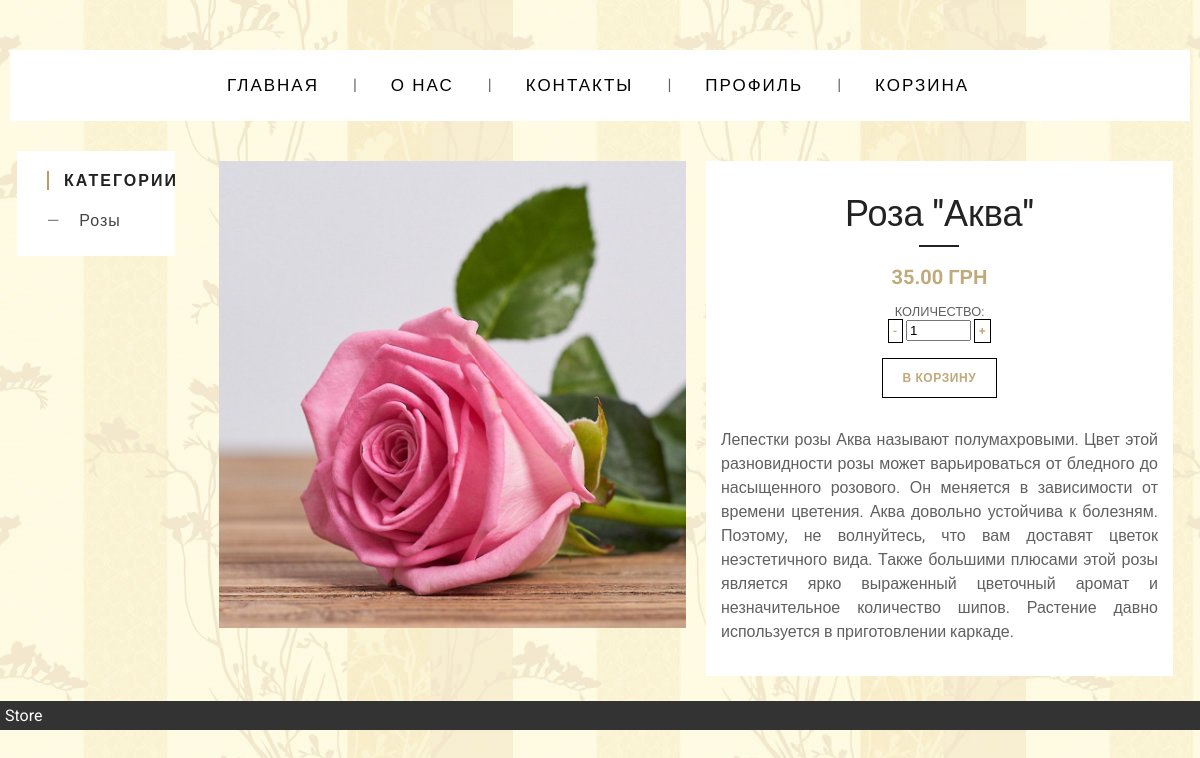
Before: /product_detail/akva with the older database file.
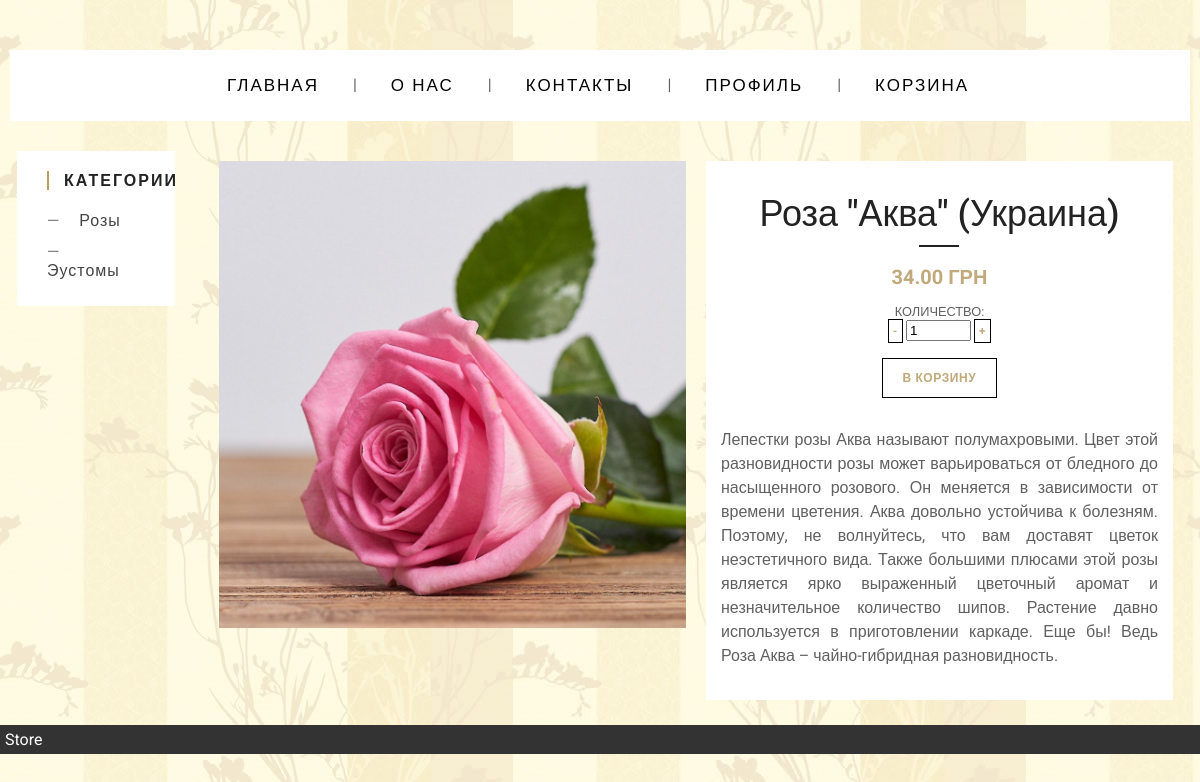
After: the same page with the newer database file.
### main/models.py (models this page shows, shortened)
class Category(models.Model):
    category_title = models.CharField(max_length=50)
    slug = models.SlugField(null=True)

class Image(models.Model):
    image = models.ImageField(upload_to='images/')
    product_title = models.CharField(max_length=100)

class Product(models.Model):
    product_title = models.CharField(max_length=100)
    price = models.DecimalField(max_digits=10, decimal_places=2)
    description = models.TextField()
    slug = models.SlugField(null=True)
    image = models.ManyToManyField(Image)
    category = models.ForeignKey(Category, null=True, on_delete=models.SET_NULL)

### main/views.py (the view)
# urls.py: path('product_detail/<slug:slug>', views.product_detail, name='product_detail'),
def product_detail(request, slug):  # shows details about chosen product
    product = get_object_or_404(Product, slug=slug)
    categories = Category.objects.all()
    context = {'product': product,
               'categories': categories,
               }
    return render(request, 'main/product_detail.html', context)

### main/templates/main/product_detail.html (shortened to what this page needs)
{% extends 'main/index.html'%}
{% load static %}
{% block content %}
<link rel="stylesheet" href="https://cdnjs.cloudflare.com/ajax/libs/font-awesome/4.4.0/css/font-awesome.css">
<link rel="stylesheet" href="{% static 'css/slider.css' %}" type="text/css" media="screen">
<link rel="stylesheet" href="{% static 'css/product_detail.css' %}" type="text/css" media="screen">
<link rel="stylesheet" href="{% static 'css/button_cart.css' %}" type="text/css" media="screen">
<div class="row">
  <div class="column">
    <ul class="bxslider">
        {% for img in product.image.all %}
        <li><img src="{{img.image.url}}"/></li>
        {% endfor %}
</ul>
  </div>
  <div class="column">
  <div class="container">
    <div class="post">
        <div class="post-header">
            <h1>{{product.product_title}}</h1>
            <div class="post-meta">
                <span class="product-price">{{product.price}} грн</span>
                <br><br>
                <span>Количество: </span>
                <div class="number">
                    <span class="minus button-3" style="padding: 4px;">-</span>
                    <input class="amount-input-js" name="amount" type="text" value="1" size="5"/>
                    <span class="plus button-3" style="padding: 4px;">+</span>
                </div>
                <br>
                <button id="cart" data-product="{{product.id}}" data-action="add"
                        class="button-3 update-cart">В корзину</button>
            </div>
        </div>
        <div class="post-content">
            <p>
                {{product.description}}
            </p>
        </div>
    </div>
</div>
  </div>
</div>
{% endblock %}

### main/templates/main/index.html (shortened to what this page needs)
{% load static %}
<!DOCTYPE html>
<html lang="ru">
<head>
    <link rel="stylesheet" href="{% static 'css/base.css' %}" type="text/css" media="screen">
</head>
<body>
  <div id="header">
      {% include 'main/top_menu.html' %}
  </div>
  <div id="sidebar" >
    {% include 'main/sidebar.html' %}
  </div>
  <div id="content">
 {% block content %} {% include 'main/product_card.html' %} {% endblock %}
  </div>
  <div id="footer">Store</div>
 </body>
</html>

### main/templates/main/top_menu.html (shortened to what this page needs)
{% load static %}
<link rel="stylesheet" href="{% static 'css/top_menu.css' %}" type="text/css" media="screen">
<ul class="menu-main">
  <li><a href="{% url 'home' %}">Главная</a></li>
  <li><a href="{% url 'about_us' %}">О нас</a></li>
  <li><a href="{% url 'contacts' %}">Контакты</a></li>
  <li><a href="{% url 'user_page' %}">Профиль</a></li>
  <li><a href="{% url 'cart' %}">Корзина</a></li>
</ul>

### main/templates/main/sidebar.html (shortened to what this page needs)
{% load static %}
<link rel="stylesheet" href="{% static 'css/sidebar.css' %}" type="text/css" media="screen">
<div class="widget">
  <h3 class="widget-title">Категории</h3>
{% for category in categories %}
  <ul class="widget-list">
    <li><a href="{% url 'category_product_list' category.slug %}"> {{category.category_title}} </a></li>
  </ul>
{% endfor %}
</div>

### static/css/base.css (style rules this page uses)
body { font-family: 'Roboto', sans-serif; margin: 0; }
h1 { font-size: 36px; margin: 0; color: #fc6; }
#header { //background: #0080c0; padding: 10px; }
#sidebar { float: left; width: 14%; padding: 5px; margin: 10px 10px 20px 1%; }
#content { margin: 10px 1% 10px 17%; padding: 5px; }
#footer { background: #333; padding: 5px; color: #fff; clear: left; }

### static/css/top_menu.css (style rules this page uses)
.menu-main { list-style: none; margin: 40px 0 5px; padding: 25px 0 5px; text-align: center; background: white; }
.menu-main li { display: inline-block; }
.menu-main li:after { content: "|"; color: #606060; display: inline-block; vertical-align:top; }
.menu-main li:last-child:after { content: none; }
.menu-main a { text-decoration: none; font-family: 'Roboto', sans-serif; letter-spacing: 2px; position: relative; padding-bottom: 20px; margin: 0 34px 0 30px; font-size: 17px; text-transform: uppercase; display: inline-block; transition: color .2s; }
.menu-main a, .menu-main a:visited { color: black; }
.menu-main a:before, .menu-main a:after { content: ""; position: absolute; height: 4px; top: auto; right: 50%; bottom: -5px; left: 50%; background: #b99d61; transition: .8s; }

### static/css/sidebar.css (style rules this page uses)
* { box-sizing: border-box; margin: 0; }
.widget { padding: 20px 30px; background: white; font-family: 'Roboto', sans-serif; }
.widget-title { text-transform: uppercase; letter-spacing: 2px; color: #222; font-size: 16px; padding-left: 15px; margin-bottom: 15px; border-left: 2px solid #b99d61; }
.widget-list { padding: 0; list-style: none; }
.widget-list a:before { content: "\2014"; margin-right: 14px; }
.widget-list a { text-decoration: none; outline: none; display: block; padding: 6px 0; letter-spacing: 1px; font-weight: 300; color: #444; transition: .3s linear; }

### static/css/slider.css (style rules this page uses)
* { box-sizing: border-box; }
ul { margin: 0; padding: 0; list-style: none; }
.bx-wrapper img { width: 100%; max-width: 100%; display: block; }

### static/css/product_detail.css (style rules this page uses)
* { box-sizing: border-box; }
.column { float: left; width: 50%; padding: 10px; }
.row:after { content: ""; display: table; clear: both; }
body { font-family: 'Roboto', sans-serif; color: #606060; font-size: 14px; }
.container { padding: 0 15px; background: white; }
.post { padding: 2em 0 1em; }
.post h1 { color: #222; font-weight: 500; margin-bottom: 30px; }
.post-header { text-align: center; }
.post-meta { margin-bottom: 30px; display: inline-block; position: relative; text-transform: uppercase; font-size: .8em; }
.post-meta:before { content: ""; position: absolute; top: -20px; left: 50%; transform: translateX(-50%); width: 40px; height: 2px; background: #222; }
p { line-height: 1.5; margin-bottom: 1em; text-align: justify; }
@media (min-width: 768px) { body { font-size: 16px; } }
.product-price { font-size: 20px; color: #c0a97a; font-weight: 700; }

### static/css/button_cart.css (style rules this page uses)
.button-3 { display: inline-flex; align-items: center; font-size: 12px; letter-spacing: .05em; font-weight: 600; text-transform: uppercase; padding: 12px 20px; font-family: 'Roboto', sans-serif; color: #c0a97a; background: white; border: 1px solid black; cursor: pointer; transition: .3s linear; }
.button-3:after { font-family: Linearicons-Free; speak: none; font-style: normal; font-weight: 400; font-variant: normal; text-transform: none; line-height: 1; -webkit-font-smoothing: antialiased; -moz-osx-font-smoothing: grayscale; font-size: 16px; margin-left: 30px; padding-left: 20px; border-left: 1px solid black; }

Changed rows visible on the page:
added Category: category_title "Эустомы"
changed Product: product_title "Роза \"Аква\"" → "Роза \"Аква\" (Украина)"; price "35.00" → "34.00"; description "…используется в приготовлении каркаде." → "…используется в приготовлении каркаде. Еще бы! Ведь Роза Аква – чайно-гибридная разновидность."
